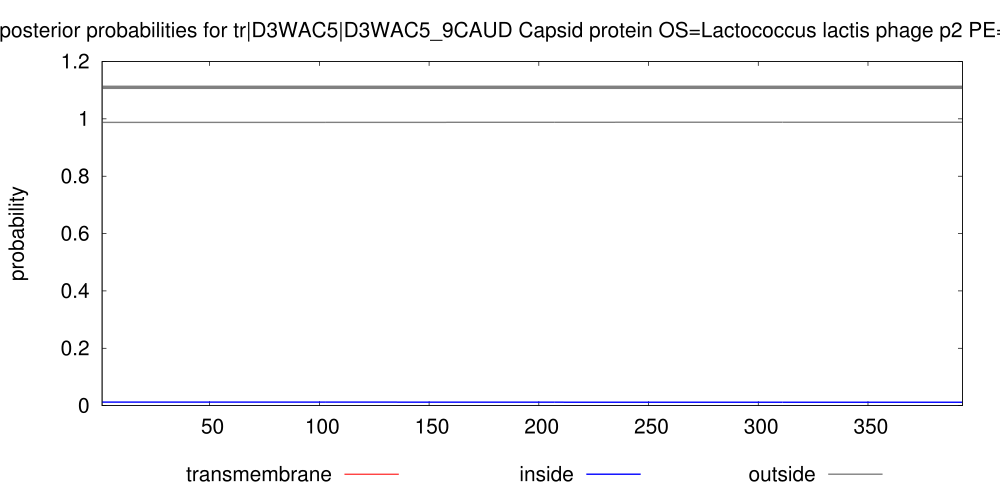

The gnuplot source for this figure:
set arrow from 1,1.11 to 393,1.11 nohead lt 9 lw 10
set key below
set title "TMHMM posterior probabilities for tr|D3WAC5|D3WAC5_9CAUD Capsid protein OS=Lactococcus lactis phage p2 PE=4 SV=1 ORF=6"
set yrange [0:1.2]
set size 2., 1.4
#set xlabel "position"
set ylabel "probability"
set xrange [1:393]
# Make the ps plot
set term postscript eps color solid "Helvetica" 30
set output "./TMHMM_9908/tr_D3WAC5_D3WAC5_9CAUD.eps"
plot "./TMHMM_9908/tr_D3WAC5_D3WAC5_9CAUD.plp" using 1:4 title "transmembrane" with impulses lt 1 lw 3, \
"" using 1:3 title "inside" with line lt 3 lw 4, \
"" using 1:5 title "outside" with line lt 9 lw 4
exit
